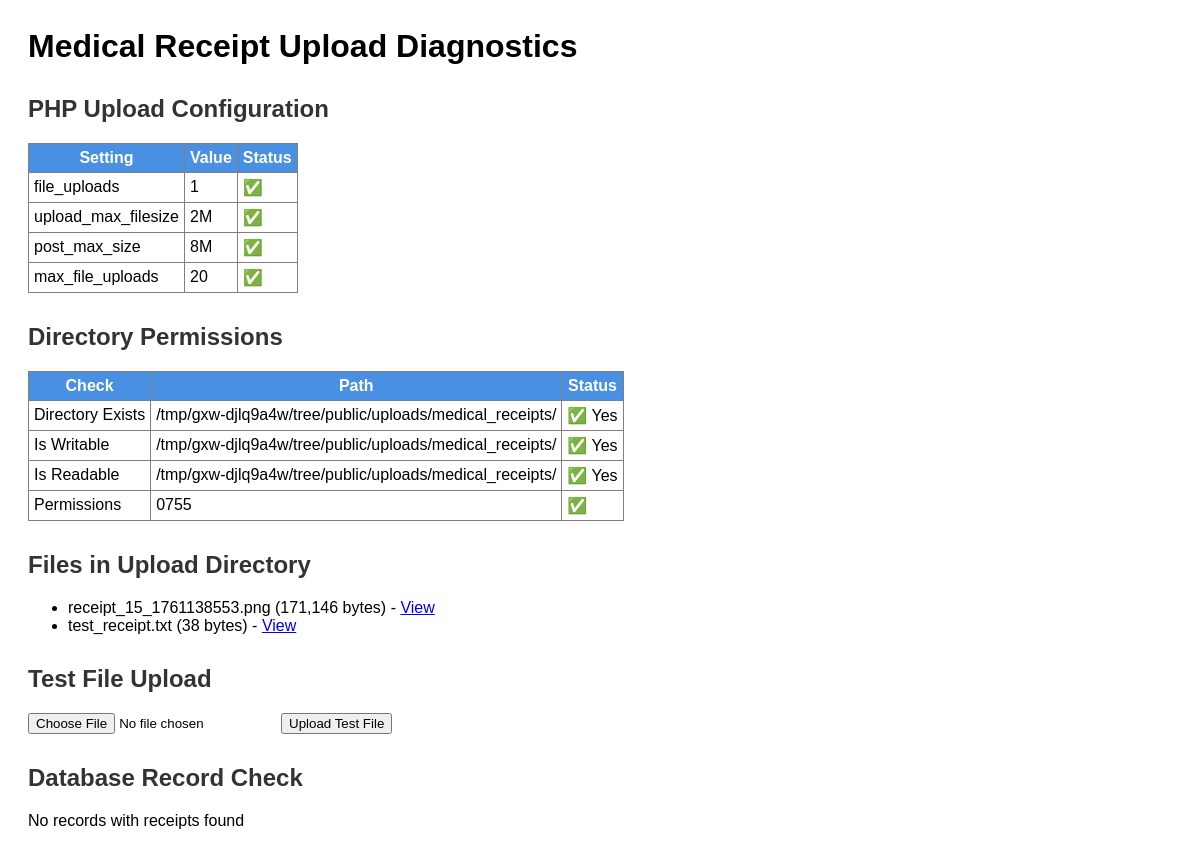
/public/upload_diagnostic.php, run on an earlier commit of the app's database.
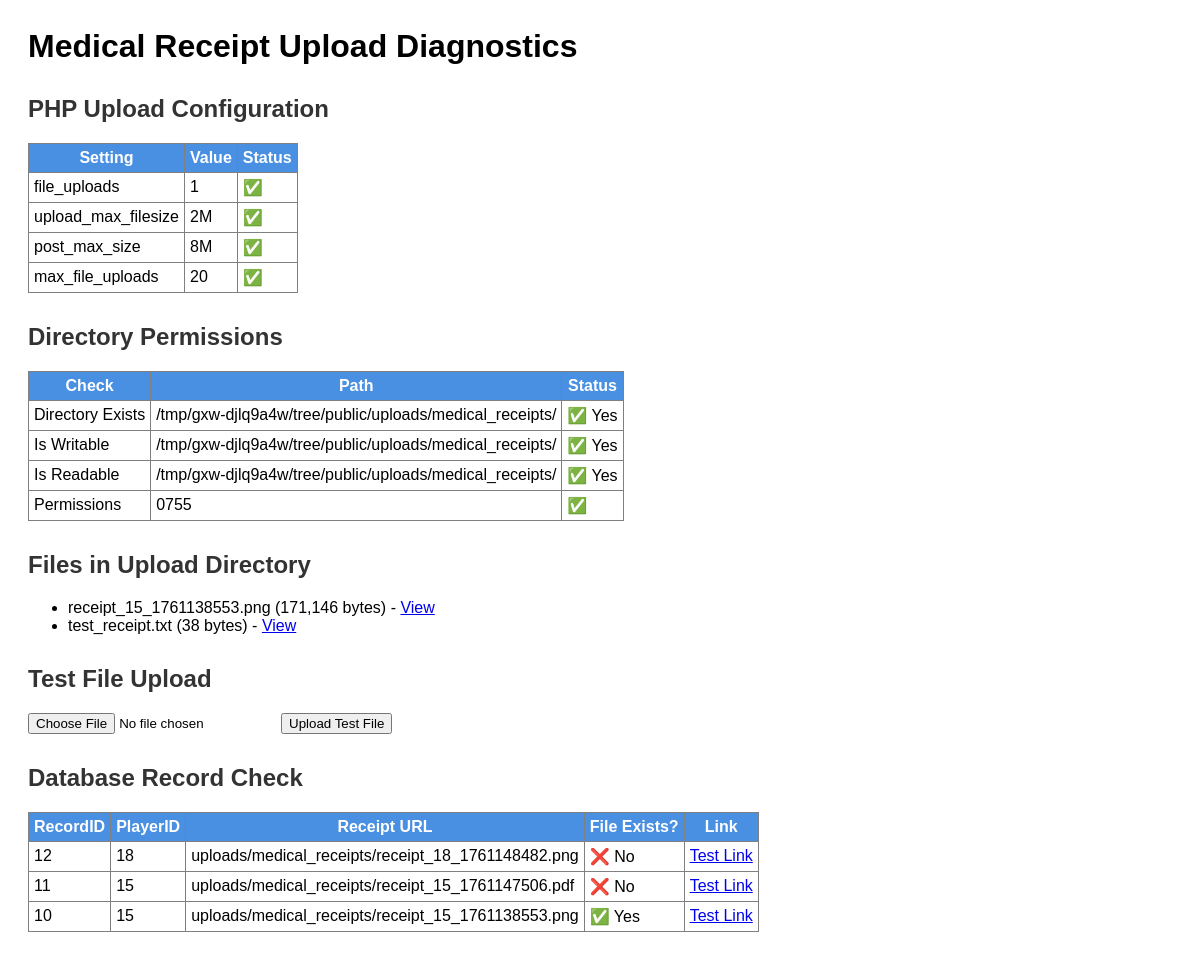
And on a later commit of the database.
### tables this page shows
CREATE TABLE `playermedicalrecord` (
  `RecordID` int(11) NOT NULL,
  `PlayerID` int(11) NOT NULL,
  `InjuryDetails` text DEFAULT NULL,
  `Diagnosis` text DEFAULT NULL,
  `TreatmentGiven` text DEFAULT NULL,
  `RecoveryStatus` enum('recovering','recovered','chronic','ongoing') DEFAULT 'ongoing',
  `InjuryDate` date NOT NULL,
  `HappenedAtAcademy` enum('yes','no') DEFAULT 'no' COMMENT 'Did the injury occur at the academy?',
  `RestDaysNeeded` int(11) DEFAULT 0 COMMENT 'Estimated rest days required for recovery',
  `DiagnosisReceiptURL` varchar(255) DEFAULT NULL COMMENT 'Path or URL of uploaded diagnosis receipt image/file',
  `ReportedDate` date NOT NULL,
  `ReportedBy` int(11) DEFAULT NULL COMMENT 'Doctor, trainer, or player who reported',
  `verifyStatus` enum('pending','approved','rejected') DEFAULT 'pending'
);

### public/upload_diagnostic.php (the view, shortened to what this page needs)
<?php
echo "<h1>Medical Receipt Upload Diagnostics</h1>";
echo "<h2>PHP Upload Configuration</h2>";
echo "<table border='1' cellpadding='5'>";
echo "<tr><th>Setting</th><th>Value</th><th>Status</th></tr>";
$uploadMaxFilesize = ini_get('upload_max_filesize');
$postMaxSize = ini_get('post_max_size');
$maxFileUploads = ini_get('max_file_uploads');
$fileUploads = ini_get('file_uploads');
echo "<tr><td>file_uploads</td><td>$fileUploads</td><td>" . ($fileUploads ? '✅' : '❌') . "</td></tr>";
echo "<tr><td>upload_max_filesize</td><td>$uploadMaxFilesize</td><td>✅</td></tr>";
echo "<tr><td>post_max_size</td><td>$postMaxSize</td><td>✅</td></tr>";
echo "<tr><td>max_file_uploads</td><td>$maxFileUploads</td><td>✅</td></tr>";
echo "</table>";
echo "<h2>Directory Permissions</h2>";
$uploadDir = 'uploads/medical_receipts/';
$fullPath = __DIR__ . '/' . $uploadDir;
echo "<table border='1' cellpadding='5'>";
echo "<tr><th>Check</th><th>Path</th><th>Status</th></tr>";
echo "<tr><td>Directory Exists</td><td>$fullPath</td><td>" . (is_dir($fullPath) ? '✅ Yes' : '❌ No') . "</td></tr>";
echo "<tr><td>Is Writable</td><td>$fullPath</td><td>" . (is_writable($fullPath) ? '✅ Yes' : '❌ No') . "</td></tr>";
echo "<tr><td>Is Readable</td><td>$fullPath</td><td>" . (is_readable($fullPath) ? '✅ Yes' : '❌ No') . "</td></tr>";
if (is_dir($fullPath)) {
    $perms = substr(sprintf('%o', fileperms($fullPath)), -4);
    echo "<tr><td>Permissions</td><td>$perms</td><td>" . ($perms >= '0755' ? '✅' : '⚠️') . "</td></tr>";
}
echo "</table>";
echo "<h2>Files in Upload Directory</h2>";
if (is_dir($fullPath)) {
    $files = scandir($fullPath);
    if (count($files) > 2) {
        echo "<ul>";
        foreach ($files as $file) {
            if ($file != '.' && $file != '..') {
                $filePath = $fullPath . $file;
                $size = filesize($filePath);
                echo "<li>$file (" . number_format($size) . " bytes) - <a href='uploads/medical_receipts/$file' target='_blank'>View</a></li>";
            }
        }
        echo "</ul>";
    } else {
        echo "<p>⚠️ No files found in directory</p>";
    }
} else {
    echo "<p>❌ Directory does not exist</p>";
}
echo "<h2>Test File Upload</h2>";
echo "<form method='POST' enctype='multipart/form-data'>";
echo "<input type='file' name='test_file' required>";
echo "<button type='submit'>Upload Test File</button>";
echo "</form>";
echo "<h2>Database Record Check</h2>";
try {
    $pdo = new PDO("mysql:host=" . DB_HOST . ";dbname=" . DB_NAME, DB_USER, DB_PASS);
    $stmt = $pdo->query("SELECT RecordID, PlayerID, DiagnosisReceiptURL FROM PlayerMedicalRecord WHERE DiagnosisReceiptURL IS NOT NULL ORDER BY RecordID DESC LIMIT 5");
    $records = $stmt->fetchAll(PDO::FETCH_ASSOC);
    if ($records) {
        echo "<table border='1' cellpadding='5'>";
        echo "<tr><th>RecordID</th><th>PlayerID</th><th>Receipt URL</th><th>File Exists?</th><th>Link</th></tr>";
        foreach ($records as $record) {
            $filePath = __DIR__ . '/' . $record['DiagnosisReceiptURL'];
            $exists = file_exists($filePath);
            echo "<tr>";
            echo "<td>{$record['RecordID']}</td>";
            echo "<td>{$record['PlayerID']}</td>";
            echo "<td>{$record['DiagnosisReceiptURL']}</td>";
            echo "<td>" . ($exists ? '✅ Yes' : '❌ No') . "</td>";
            echo "<td><a href='{$record['DiagnosisReceiptURL']}' target='_blank'>Test Link</a></td>";
            echo "</tr>";
        }
        echo "</table>";
    } else {
        echo "<p>No records with receipts found</p>";
    }
} catch (PDOException $e) {
    echo "<p style='color: red;'>Database error: " . $e->getMessage() . "</p>";
}
?>

What changed in the data, as far as the page shows it:
added playermedicalrecord: RecordID "12", PlayerID "18", DiagnosisReceiptURL "uploads/medical_receipts/receipt_18_1761148482.png", shows "❌ No"
added playermedicalrecord: RecordID "11", PlayerID "15", DiagnosisReceiptURL "uploads/medical_receipts/receipt_15_1761147506.pdf", shows "❌ No"
added playermedicalrecord: RecordID "10", PlayerID "15", DiagnosisReceiptURL "uploads/medical_receipts/receipt_15_1761138553.png", shows "✅ Yes"
Also different on the page:
text no longer shown: "No records with receipts found"
text now shown: "RecordID PlayerID Receipt URL File Exists? Link"
